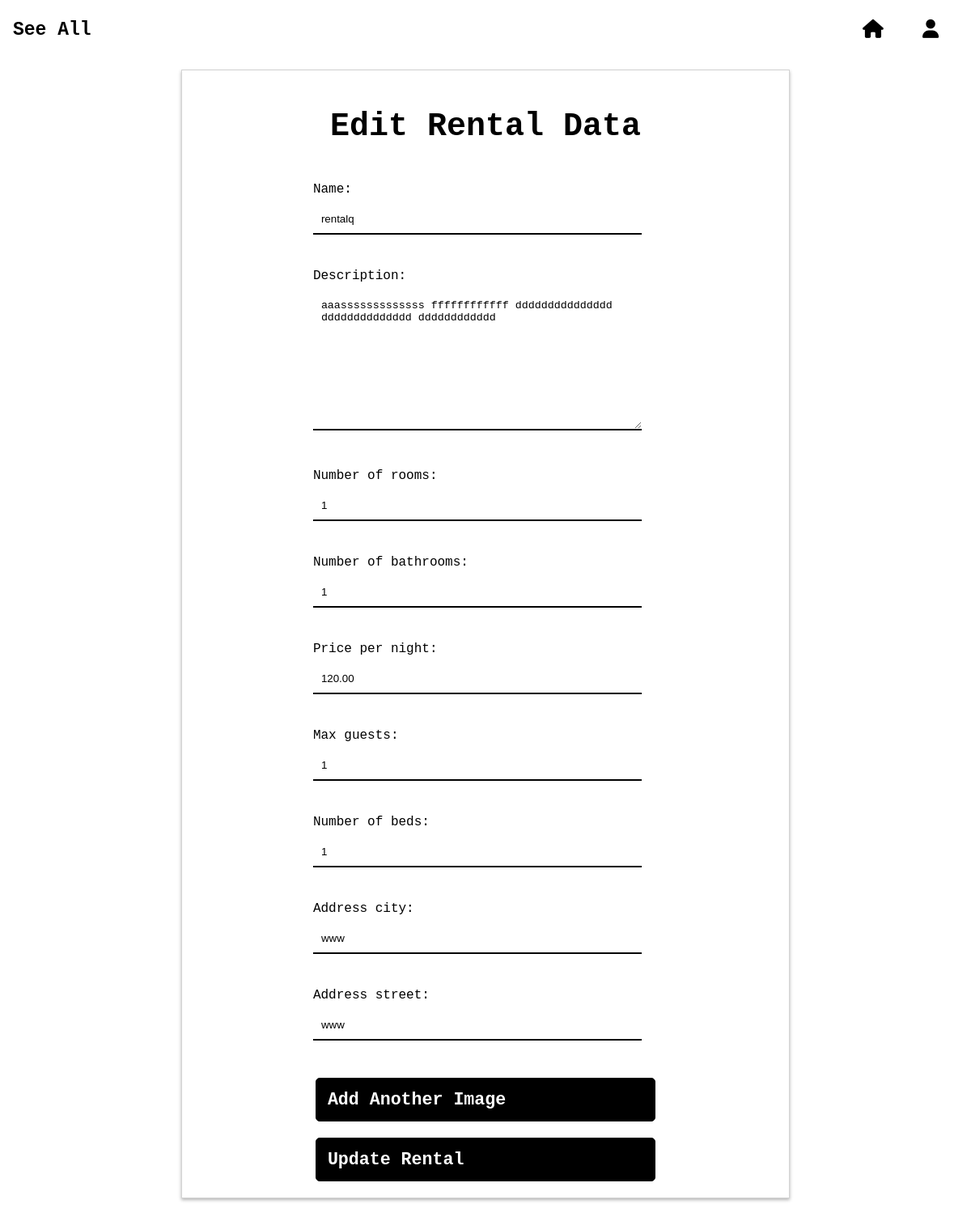
/edit_rental/3/ (signed in), run on the app's committed database.
### add_rentals/models.py (models this page shows)
class Rental(models.Model):
    user = models.ForeignKey(User, on_delete=models.CASCADE)
    name = models.CharField(max_length=50)
    description = models.TextField(max_length=400)
    number_of_rooms = models.IntegerField()
    number_of_bathrooms = models.IntegerField()
    price_per_night = models.DecimalField(max_digits=6, decimal_places=2)
    max_guests = models.IntegerField()
    number_of_beds = models.IntegerField()
    address_city = models.CharField(max_length=50)
    address_street = models.CharField(max_length=50)

### add_rentals/views.py (the view)
# urls.py: path('edit_rental/<int:rental_id>/', views.edit_rental, name='edit_rental'),
@login_required
def edit_rental(request, rental_id):
    rental = get_object_or_404(Rental, id=rental_id, user=request.user)
    if request.method == 'POST':
        form = RentalForm(request.POST, request.FILES, instance=rental)
        if form.is_valid():
            is_valid, error_messages = validate_rental_data(form.cleaned_data, request.FILES)
            if not is_valid:
                for error in error_messages:
                    messages.error(request, error)
                return render(request, 'add_rental.html', {'form': form})
            form.save()
            if request.FILES.getlist('images'):
                rental.images.all().delete()
                for file in request.FILES.getlist('images'):
                    Image.objects.create(rental=rental, image=file)
            return redirect('list_rentals')
    else:
        form = RentalForm(instance=rental)
    return render(request, 'edit_rental.html', {'form': form})

### add_rentals/forms.py
class RentalForm(forms.ModelForm):
    class Meta:
        model = Rental
        fields = ['name', 'description', 'number_of_rooms', 'number_of_bathrooms', 'price_per_night', 'max_guests', 'number_of_beds', 'address_city', 'address_street']

### add_rentals/templates/edit_rental.html (shortened to what this page needs)
{% load static %}
<!DOCTYPE html>
<html>
<head>
    <link rel="stylesheet" href="https://code.jquery.com/ui/1.12.1/themes/base/jquery-ui.css">
    <link rel="stylesheet" href="https://cdnjs.cloudflare.com/ajax/libs/font-awesome/6.1.1/css/all.min.css">
    <link rel="stylesheet" href="{% static 'css/register.css' %}">
    <link rel="stylesheet" href="{% static 'css/header.css' %}">
</head>
<header>
    {% include 'header.html' %}
</header>
<body>
<div id="content">
    <h1>Edit Rental Data</h1>
    <form method="post" enctype="multipart/form-data" id="rentalForm" class="standard-form">
    {{ form.as_p }}
    <button type="button" id="addImage">Add Another Image</button>
    <button type="submit">Update Rental</button>
    </form>
</div>
</body>
</html>

### static/css/register.css (style rules this page uses)
.standard-form { font-family: "Courier", monospace; display: flex; flex-direction: column; justify-content: flex-start; margin: 0 auto; width: 60%; font-family: "Courier", monospace; }
.standard-form input[type=text], .standard-form input[type=email], .standard-form input[type=password], .standard-form input[type=number], .standard-form input[type=tel], .standard-form input[type=date], .standard-form input[type=datetime-local], .standard-form input[type=month], .standard-form input[type=search], .standard-form input[type=time], .standard-form input[type=url], .standard-form textarea, .standard-form select { width: calc(100% - 20px); padding: 10px; margin: 10px 0; box-sizing: border-box; border: none; border-bottom: 2px solid black; }
.standard-form button[type=submit], .standard-form input[type=submit] { margin-top: 20px; padding: 14px; background-color: black; color: white; border: 1px solid black; cursor: pointer; font-size: 1.35em; text-align: center; border-radius: 5px; }
.standard-form button[type=button], .standard-form input[type=button], .standard-form button[type=reset], .standard-form input[type=reset] { padding: 14px; background-color: black; color: white; border: 1px solid black; cursor: pointer; font-size: 1.35em; text-align: center; border-radius: 5px; margin-top: 20px; }
#content { width: 60%; flex-direction: column; align-items: center; justify-content: center; margin: 5.4em auto; border: 1px solid lightgrey; box-shadow: 0 2px 4px rgba(0, 0, 0, 0.3); padding: 20px; }
#content h1 { font-family: "Courier", monospace; font-size: 40px; font-weight: 1400; margin-bottom: 30px; text-align: center; }

### static/css/header.css (style rules this page uses)
button { background-color: transparent; color: black; padding: 8px 16px; border: none; border-radius: 4px; cursor: pointer; display: inline-flex; align-items: center; transition: all 0.5s ease-in-out !important; margin-left: 3px; margin-right: 3px; font-family: "Courier", monospace; font-weight: 900; font-size: 23px; }
button:not(:has(i)) { padding: 8px; }

### data on the page
Rental: name "rentalq", description "aaasssssssssssss ffffffffffff ddddddddddddddd dddddddddddddd dddddddddddd", number_of_rooms "1", number_of_bathrooms "1", price_per_night "120.00", max_guests "1", number_of_beds "1", address_city "www", address_street "www"
